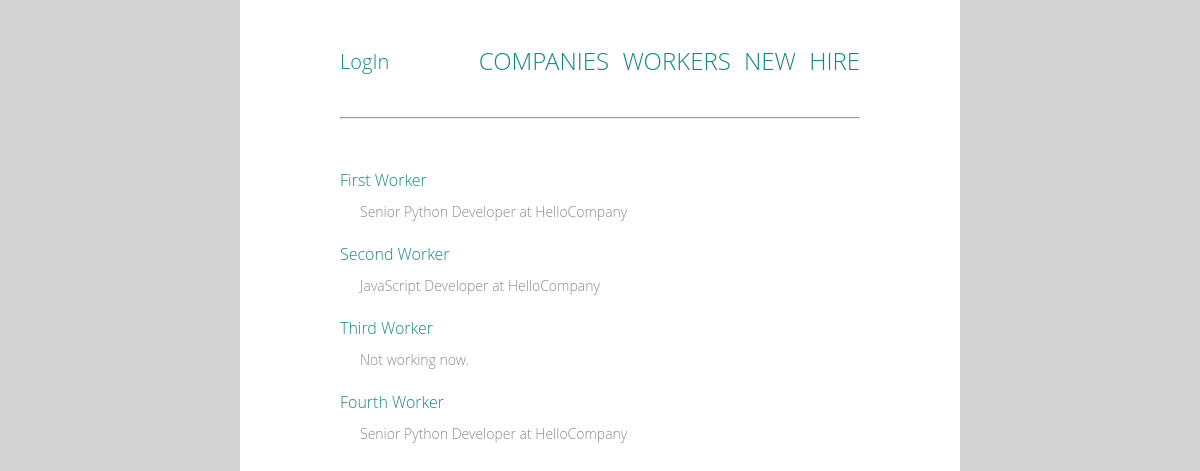
/workers/, run on an earlier commit of the app's database.
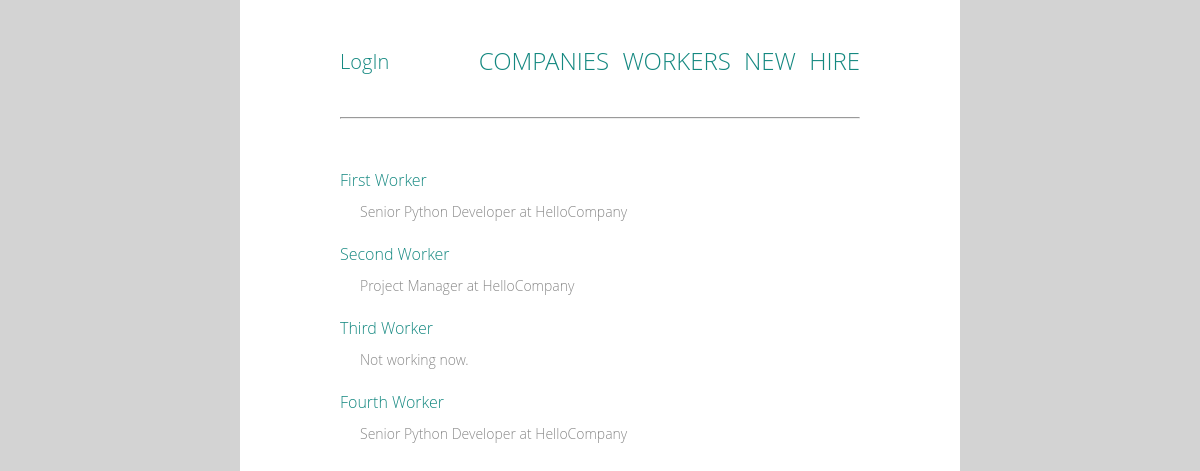
And on a later commit of the database.
### work/models.py (models this page shows, shortened)
class Worker(models.Model):
    first_name = models.CharField(max_length=20)
    last_name = models.CharField(max_length=20)

class WorkPlace(models.Model):
    NEW = 0
    APPROVED = 1
    CANCELLED = 2
    FINISHED = 3
    STATUS_CHOICES = (
        (NEW, 'New'),
        (APPROVED, 'Approved'),
        (CANCELLED, 'Cancelled'),
        (FINISHED, 'Finished'),
    )
    status = models.IntegerField(choices=STATUS_CHOICES, default=NEW)
    work = models.ForeignKey(
        Work, related_name='workplaces', on_delete=models.CASCADE)
    worker = models.ForeignKey(
        Worker, related_name='workplaces', on_delete=models.CASCADE)
    class Meta:
        unique_together = ['work', 'worker']
        ordering = ['status']
        permissions = (
            ('can_hire', 'Can hire workers'),
        )

class Work(models.Model):
    company = models.ForeignKey(
        Company, related_name='works', on_delete=models.CASCADE)
    name = models.CharField(max_length=50)
    created_date = models.DateTimeField(default=timezone.now)
    class Meta:
        unique_together = ['company', 'name']
        permissions = (
            ('can_create_work', 'Can create new work'),
        )

class Company(models.Model):
    name = models.CharField(max_length=50)

### work/views.py (the view)
class WorkerList(ListView):
    model = Worker
    template_name = 'work/worker_list.html'
    context_object_name = 'workers'
    def get_context_data(self, **kwargs):
        context = super().get_context_data(**kwargs)
        context['no_approved_wp'] = Worker.objects.exclude(
                                                workplaces__status=1)
        return context

### work/templates/work/worker_list.html
{% extends 'work/base.html' %}
{% block content %}
    {% if workers %}
        <ul>
        {% for worker in workers %}
            <div class='work'>
                <li>
                    <a href="{% url 'work:worker_detail' worker.id %}">{{ worker.first_name }} {{ worker.last_name }}</a>
                    {% if worker in no_approved_wp %}
                        <p class='position'>Not working now.</p>
                    {% endif %}
                    {% for wp in worker.workplaces.all %}
                        {% if wp.status == 1 %}
                            <p class='position'>{{ wp.work.name }} at {{ wp.work.company.name }}</p>
                        {% endif %}
                    {% endfor %}
                </li>
            </div>
        {% endfor %}
        </ul>
    {% else %}
        <p>No workers.</p>
    {% endif %}
{% endblock %}

What changed in the data, as far as the page shows it:
changed Worker "Second": loses WorkPlace (work.name "JavaScript Developer", work.company.name "HelloCompany"); gains WorkPlace (work.name "Project Manager", work.company.name "HelloCompany")
